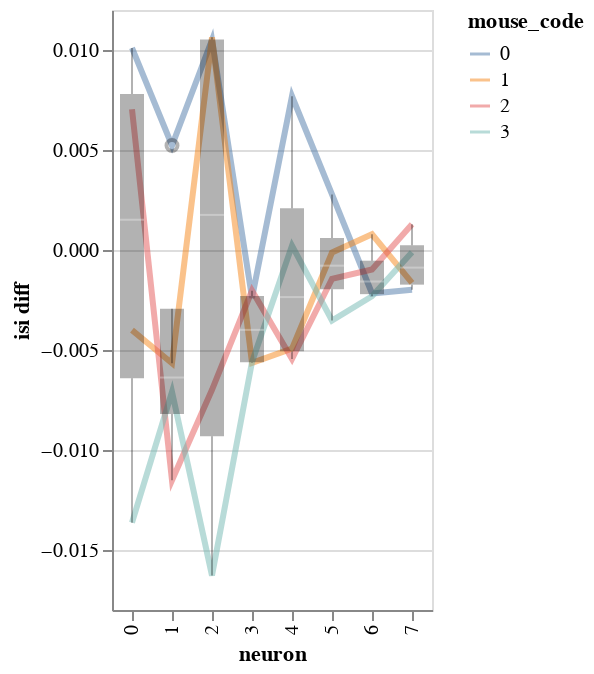

Here is the notebook cell this chart was saved with:
### Markdown cell above
## Plot data and posterior

### Code cell
#BayesWindow.plot_posteriors_slopes(df_both, y=f'{y} diff', x='neuron',color='mouse_code',title=y,hold_for_facet=False,add_box=False)


chart_d = visualization.plot_data(df=df_both,x='neuron', y=f'{y} diff',color='mouse_code')
chart_d

### Figure 1 — Vega-Lite specification as saved in the notebook (floating-point values rounded to 4 significant figures)
{"config": {"view": {"continuousWidth": 400, "continuousHeight": 300}}, "layer": [{"mark": {"type": "line", "fill": null, "opacity": 0.5, "size": 3}, "encoding": {"color": {"type": "nominal", "field": "mouse_code"}, "x": {"type": "ordinal", "field": "neuron"}, "y": {"type": "quantitative", "aggregate": "mean", "field": "isi diff", "scale": {"zero": false}}}}, {"mark": {"type": "boxplot", "color": "black", "opacity": 0.3, "size": 12}, "encoding": {"x": {"type": "ordinal", "field": "neuron"}, "y": {"type": "quantitative", "field": "isi diff", "scale": {"zero": false}}}}], "data": {"name": "data-ec21560f755023a0a18c8b61d8f11782"}, "$schema": "https://vega.github.io/schema/vega-lite/v4.8.1.json", "datasets": {"data-ec21560f755023a0a18c8b61d8f11782": [{"mouse_code": 0, "neuron": 0, "i_trial": 0.0, "neuron_code": 0.0, "log_firing_rate": 0.2998, "Firing rate": 93.87, "firing_rate": 93.87, "i_spike": -4.5, "isi diff": 0.0101, "lower HDI": 0.2434, "higher HDI": 0.9847, "mean HDI": 0.6959, "log_isi": 0.04807}, {"mouse_code": 1, "neuron": 0, "i_trial": 0.0, "neuron_code": 0.0, "log_firing_rate": 0.2918, "Firing rate": 68.05, "firing_rate": 68.05, "i_spike": 4.75, "isi diff": -0.004009, "lower HDI": 0.2434, "higher HDI": 0.9847, "mean HDI": 0.6959, "log_isi": -0.02317}, {"mouse_code": 2, "neuron": 0, "i_trial": 0.0, "neuron_code": 0.0, "log_firing_rate": -0.3588, "Firing rate": -114.2, "firing_rate": -114.2, "i_spike": -5.5, "isi diff": 0.007036, "lower HDI": 0.2434, "higher HDI": 0.9847, "mean HDI": 0.6959, "log_isi": 0.04104}, {"mouse_code": 3, "neuron": 0, "i_trial": 0.0, "neuron_code": 0.0, "log_firing_rate": 0.3963, "Firing rate": 96.41, "firing_rate": 96.41, "i_spike": 6.5, "isi diff": -0.01364, "lower HDI": 0.2434, "higher HDI": 0.9847, "mean HDI": 0.6959, "log_isi": -0.07483}, {"mouse_code": 0, "neuron": 1, "i_trial": 0.0, "neuron_code": 0.0, "log_firing_rate": -0.09427, "Firing rate": -27.3, "firing_rate": -27.3, "i_spike": -4.0, "isi diff": 0.005226, "lower HDI": 0.006119, "higher HDI": 0.5808, "mean HDI": 0.3364, "log_isi": 0.03299}, {"mouse_code": 1, "neuron": 1, "i_trial": 0.0, "neuron_code": 0.0, "log_firing_rate": 0.04593, "Firing rate": 13.67, "firing_rate": 13.67, "i_spike": 6.5, "isi diff": -0.005661, "lower HDI": 0.006119, "higher HDI": 0.5808, "mean HDI": 0.3364, "log_isi": -0.03825}, {"mouse_code": 2, "neuron": 1, "i_trial": 0.0, "neuron_code": 0.0, "log_firing_rate": 0.1698, "Firing rate": 39.67, "firing_rate": 39.67, "i_spike": 11.75, "isi diff": -0.01152, "lower HDI": 0.006119, "higher HDI": 0.5808, "mean HDI": 0.3364, "log_isi": -0.0827}, {"mouse_code": 3, "neuron": 1, "i_trial": 0.0, "neuron_code": 0.0, "log_firing_rate": 0.05665, "Firing rate": 44.48, "firing_rate": 44.48, "i_spike": 6.75, "isi diff": -0.007093, "lower HDI": 0.006119, "higher HDI": 0.5808, "mean HDI": 0.3364, "log_isi": -0.05257}, {"mouse_code": 0, "neuron": 2, "i_trial": 0.0, "neuron_code": 0.0, "log_firing_rate": -0.3063, "Firing rate": -80.47, "firing_rate": -80.47, "i_spike": -8.75, "isi diff": 0.0105, "lower HDI": 0.008708, "higher HDI": 0.5576, "mean HDI": 0.246, "log_isi": 0.06812}, {"mouse_code": 1, "neuron": 2, "i_trial": 0.0, "neuron_code": 0.0, "log_firing_rate": 0.2603, "Firing rate": 234.0, "firing_rate": 234.0, "i_spike": -8.75, "isi diff": 0.01063, "lower HDI": 0.008708, "higher HDI": 0.5576, "mean HDI": 0.246, "log_isi": 0.07655}, {"mouse_code": 2, "neuron": 2, "i_trial": 0.0, "neuron_code": 0.0, "log_firing_rate": 0.1695, "Firing rate": 106.2, "firing_rate": 106.2, "i_spike": 6.5, "isi diff": -0.006989, "lower HDI": 0.008708, "higher HDI": 0.5576, "mean HDI": 0.246, "log_isi": -0.05173}, {"mouse_code": 3, "neuron": 2, "i_trial": 0.0, "neuron_code": 0.0, "log_firing_rate": 0.03402, "Firing rate": 6.412, "firing_rate": 6.412, "i_spike": 20.5, "isi diff": -0.01628, "lower HDI": 0.008708, "higher HDI": 0.5576, "mean HDI": 0.246, "log_isi": -0.1369}, {"mouse_code": 0, "neuron": 3, "i_trial": 0.0, "neuron_code": 0.0, "log_firing_rate": -0.03912, "Firing rate": -6.925, "firing_rate": -6.925, "i_spike": 3.5, "isi diff": -0.00239, "lower HDI": -0.1751, "higher HDI": 0.1973, "mean HDI": -0.002826, "log_isi": -0.02079}, {"mouse_code": 1, "neuron": 3, "i_trial": 0.0, "neuron_code": 0.0, "log_firing_rate": 0.2853, "Firing rate": 1139.0, "firing_rate": 1139.0, "i_spike": 8.5, "isi diff": -0.005641, "lower HDI": -0.1751, "higher HDI": 0.1973, "mean HDI": -0.002826, "log_isi": -0.05395}, {"mouse_code": 2, "neuron": 3, "i_trial": 0.0, "neuron_code": 0.0, "log_firing_rate": 0.3749, "Firing rate": 1068.0, "firing_rate": 1068.0, "i_spike": 2.25, "isi diff": -0.002032, "lower HDI": -0.1751, "higher HDI": 0.1973, "mean HDI": -0.002826, "log_isi": -0.01784}, {"mouse_code": 3, "neuron": 3, "i_trial": 0.0, "neuron_code": 0.0, "log_firing_rate": -0.00742, "Firing rate": -8.246, "firing_rate": -8.246, "i_spike": 9.0, "isi diff": -0.005596, "lower HDI": -0.1751, "higher HDI": 0.1973, "mean HDI": -0.002826, "log_isi": -0.05256}, {"mouse_code": 0, "neuron": 4, "i_trial": 0.0, "neuron_code": 0.0, "log_firing_rate": -0.05354, "Firing rate": -16.51, "firing_rate": -16.51, "i_spike": -14.5, "isi diff": 0.007688, "lower HDI": -0.3915, "higher HDI": 0.007577, "mean HDI": -0.1581, "log_isi": 0.0771}, {"mouse_code": 1, "neuron": 4, "i_trial": 0.0, "neuron_code": 0.0, "log_firing_rate": 0.3107, "Firing rate": 217.4, "firing_rate": 217.4, "i_spike": 10.25, "isi diff": -0.004927, "lower HDI": -0.3915, "higher HDI": 0.007577, "mean HDI": -0.1581, "log_isi": -0.05151}, {"mouse_code": 2, "neuron": 4, "i_trial": 0.0, "neuron_code": 0.0, "log_firing_rate": 0.2066, "Firing rate": 214.9, "firing_rate": 214.9, "i_spike": 12.0, "isi diff": -0.005449, "lower HDI": -0.3915, "higher HDI": 0.007577, "mean HDI": -0.1581, "log_isi": -0.0589}, {"mouse_code": 3, "neuron": 4, "i_trial": 0.0, "neuron_code": 0.0, "log_firing_rate": 0.1696, "Firing rate": 51.71, "firing_rate": 51.71, "i_spike": -0.5, "isi diff": 0.0002178, "lower HDI": -0.3915, "higher HDI": 0.007577, "mean HDI": -0.1581, "log_isi": 0.002664}, {"mouse_code": 0, "neuron": 5, "i_trial": 0.0, "neuron_code": 0.0, "log_firing_rate": -0.2482, "Firing rate": -121.3, "firing_rate": -121.3, "i_spike": -7.5, "isi diff": 0.00278, "lower HDI": -0.4751, "higher HDI": -0.007339, "mean HDI": -0.2929, "log_isi": 0.03342}, {"mouse_code": 1, "neuron": 5, "i_trial": 0.0, "neuron_code": 0.0, "log_firing_rate": -0.4131, "Firing rate": -284.8, "firing_rate": -284.8, "i_spike": -0.75, "isi diff": -0.0001269, "lower HDI": -0.4751, "higher HDI": -0.007339, "mean HDI": -0.2929, "log_isi": 0.001076}, {"mouse_code": 2, "neuron": 5, "i_trial": 0.0, "neuron_code": 0.0, "log_firing_rate": -0.4031, "Firing rate": -950.2, "firing_rate": -950.2, "i_spike": 3.75, "isi diff": -0.00144, "lower HDI": -0.4751, "higher HDI": -0.007339, "mean HDI": -0.2929, "log_isi": -0.01568}, {"mouse_code": 3, "neuron": 5, "i_trial": 0.0, "neuron_code": 0.0, "log_firing_rate": -0.1174, "Firing rate": -62.19, "firing_rate": -62.19, "i_spike": 10.25, "isi diff": -0.003526, "lower HDI": -0.4751, "higher HDI": -0.007339, "mean HDI": -0.2929, "log_isi": -0.04321}, {"mouse_code": 0, "neuron": 6, "i_trial": 0.0, "neuron_code": 0.0, "log_firing_rate": 0.02459, "Firing rate": -76.3, "firing_rate": -76.3, "i_spike": 7.5, "isi diff": -0.002175, "lower HDI": -0.7632, "higher HDI": -0.1668, "mean HDI": -0.4442, "log_isi": -0.03374}, {"mouse_code": 1, "neuron": 6, "i_trial": 0.0, "neuron_code": 0.0, "log_firing_rate": -0.04348, "Firing rate": -36.79, "firing_rate": -36.79, "i_spike": -4.25, "isi diff": 0.0007883, "lower HDI": -0.7632, "higher HDI": -0.1668, "mean HDI": -0.4442, "log_isi": 0.0125}, {"mouse_code": 2, "neuron": 6, "i_trial": 0.0, "neuron_code": 0.0, "log_firing_rate": -0.195, "Firing rate": -102.2, "firing_rate": -102.2, "i_spike": 2.5, "isi diff": -0.0009751, "lower HDI": -0.7632, "higher HDI": -0.1668, "mean HDI": -0.4442, "log_isi": -0.01289}, {"mouse_code": 3, "neuron": 6, "i_trial": 0.0, "neuron_code": 0.0, "log_firing_rate": -0.229, "Firing rate": -182.4, "firing_rate": -182.4, "i_spike": 11.75, "isi diff": -0.00231, "lower HDI": -0.7632, "higher HDI": -0.1668, "mean HDI": -0.4442, "log_isi": -0.03836}, {"mouse_code": 0, "neuron": 7, "i_trial": 0.0, "neuron_code": 0.0, "log_firing_rate": 0.09579, "Firing rate": 63.84, "firing_rate": 63.84, "i_spike": 10.5, "isi diff": -0.001986, "lower HDI": -0.8442, "higher HDI": -0.2252, "mean HDI": -0.5456, "log_isi": -0.03332}, {"mouse_code": 1, "neuron": 7, "i_trial": 0.0, "neuron_code": 0.0, "log_firing_rate": -0.05615, "Firing rate": -44.97, "firing_rate": -44.97, "i_spike": 10.0, "isi diff": -0.001647, "lower HDI": -0.8442, "higher HDI": -0.2252, "mean HDI": -0.5456, "log_isi": -0.03143}, {"mouse_code": 2, "neuron": 7, "i_trial": 0.0, "neuron_code": 0.0, "log_firing_rate": -0.02092, "Firing rate": -43.94, "firing_rate": -43.94, "i_spike": -8.75, "isi diff": 0.00129, "lower HDI": -0.8442, "higher HDI": -0.2252, "mean HDI": -0.5456, "log_isi": 0.02466}, {"mouse_code": 3, "neuron": 7, "i_trial": 0.0, "neuron_code": 0.0, "log_firing_rate": -0.06487, "Firing rate": -45.2, "firing_rate": -45.2, "i_spike": 0.0, "isi diff": -0.0001123, "lower HDI": -0.8442, "higher HDI": -0.2252, "mean HDI": -0.5456, "log_isi": -0.0008907}]}}
